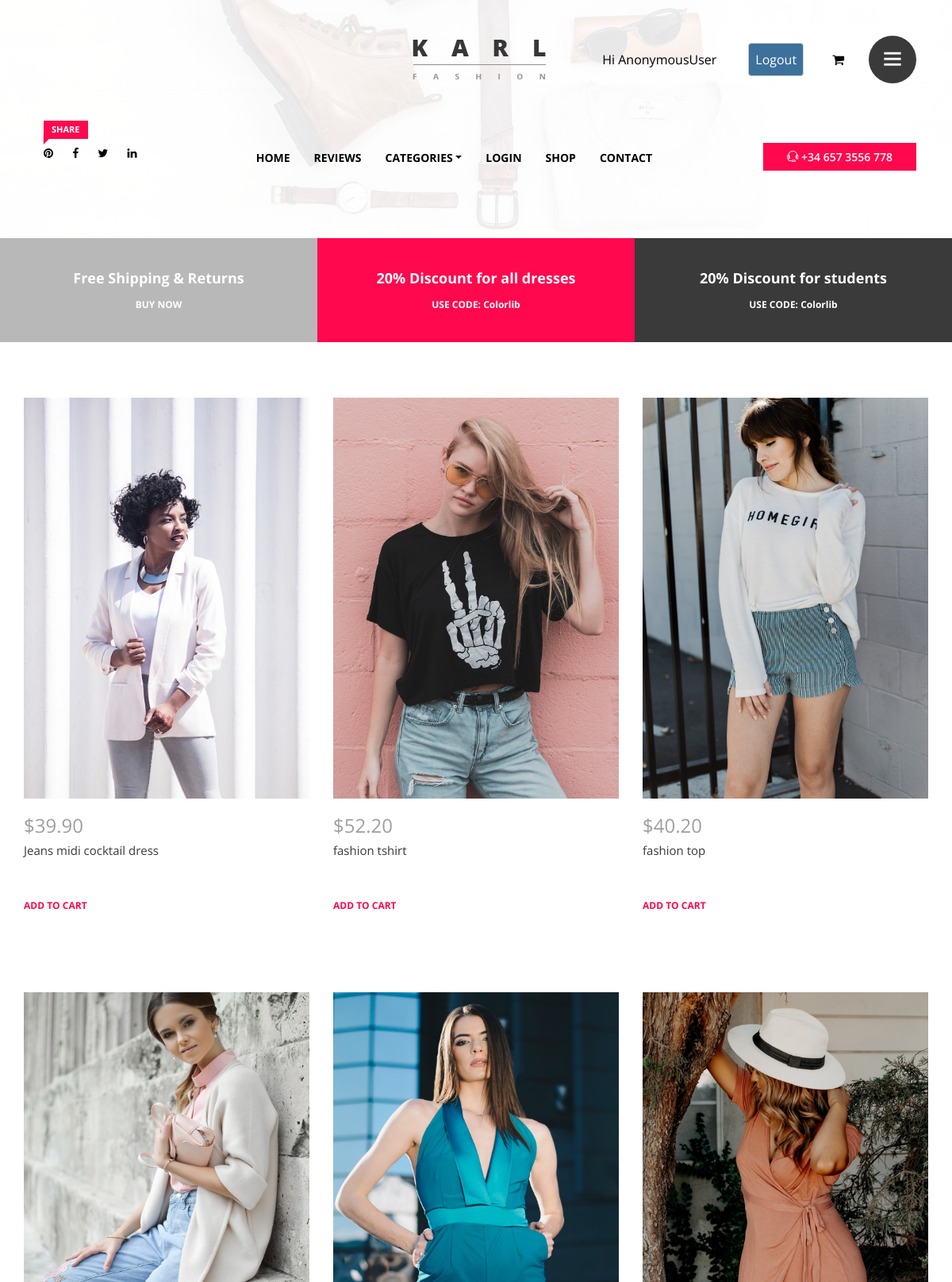
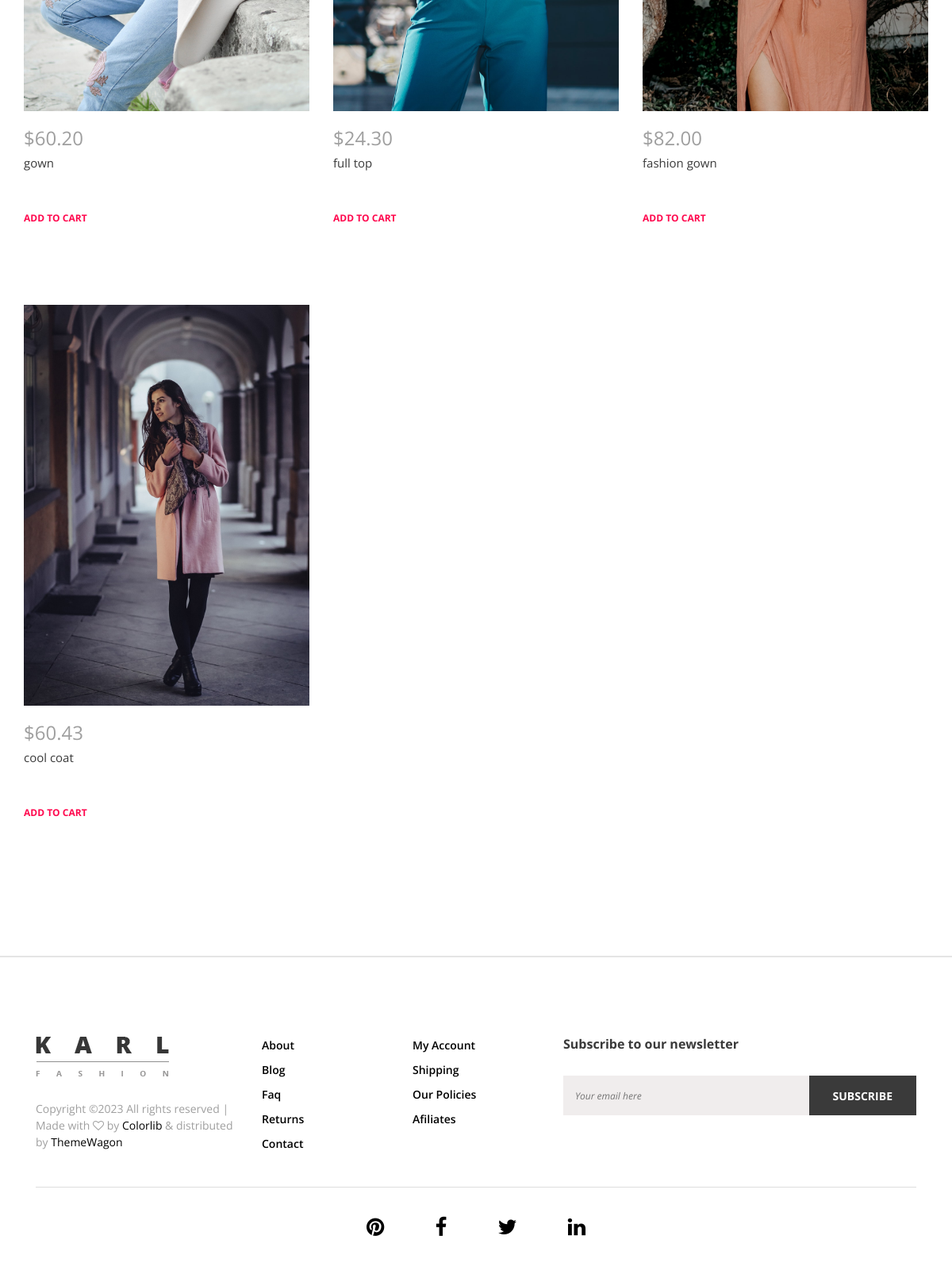
Page /category/woman on the committed database (2 pictures, top to bottom).
### karl_products/models.py (models this page shows, shortened)
class product(models.Model):
    name = models.CharField(max_length=30)
    price= models.DecimalField(max_digits=10, decimal_places=2)
    color = models.CharField(max_length=10)
    detail = models.TextField(max_length=1000)
    featured = models.BooleanField()
    slug = models.SlugField(default="", null=False)
    category_id = models.ForeignKey('category',on_delete=models.CASCADE , related_name='product')
    image = models.ImageField(upload_to='static/img/product-img/',default='static/img/product-img/product-1.jpg')

### karl_products/views.py (the view)
# urls.py: path('category/<str:cats>' , views.product_category , name='category'),
def product_category(request, cats):
    data = category.objects.all()
    product_cats = product.objects.filter(category_id__name=cats)
    return render(request , 'category.html' , {'product_cats': product_cats , 'category': data})

### karl_products/context_processors.py (called while the page is built)
def cart_count(request):
    cart = Cart.objects.filter(user=request.user.id, active=True).first()
    count = cart.products.count() if cart else 0
    return {'cart_count': count}

### karl_products/templates/category.html (shortened to what this page needs)
{% extends 'base.html' %}
{% block body %}
<body>
    <div class="container page-top-pad">
        <div class="row karl-new-arrivals">
            {% for i in product_cats %}
            <div class="col-12 col-sm-6 col-md-4 single_gallery_item women wow fadeInUpBig" data-wow-delay="0.2s">
                <a href="../single/{{ i.slug }}">
                <div class="product-img">
                   <img src="../{{ i.image }}" alt="" style="width: 100%; height: 505px;">
                </div>
                <div class="product-description">
                    <h4 class="product-price">${{ i.price }}</h4>
                    <p>{{ i.name }}</p>
                    <a href="#" class="add-to-cart-btn">ADD TO CART</a>
                </div>
            </a>
            </div>
            {% endfor %}
        </div>
    </div>
</body>
{% endblock body %}

### karl_products/templates/base.html (shortened to what this page needs)
{% load static %}
<!DOCTYPE html>
<html lang="en">
<head>
    <link rel="stylesheet" href="../static/includes/slick/slick-theme.css">
    <link rel="stylesheet" href="../static/includes/slick/slick.css">
    <link rel="stylesheet" href="{% static 'css/core-style.css' %}">
    <link rel="stylesheet" href="{% static 'css/style.css' %}">
    <link href="{% static 'css/responsive.css' %}" rel="stylesheet">
</head>
<body>
    <div class="catagories-side-menu">
        <div id="sideMenuClose">
        </div>
        <div class="nav-side-menu">
            <div class="menu-list">
                <h6>Categories</h6>
                <ul id="menu-content" class="menu-content collapse out">
                    {% for category in category %}
                    <li data-toggle="collapse" data-target="#footwear" class="collapsed">
                        <a href="/category/{{ category.name }}">{{ category.name }}</a>
                    </li>
                    {% endfor %}
                </ul>
            </div>
        </div>
    </div>
    <div id="wrapper">
        <header class="header_area background-overlay-white" style="background-image: url(../../static/img/bg-img/bg-1.jpg);">
            <div class="top_header_area">
                <div class="container h-100">
                    <div class="row h-100 align-items-center justify-content-end">
                        <div class="col-12 col-lg-7">
                            <div class="top_single_area d-flex align-items-center">
                                <div class="top_logo">
                                    <a href="/index"><img src="\static/img/core-img/logo.png" alt=""></a>
                                </div>
                                <div class="header-cart-menu d-flex align-items-center ml-auto">
                                    <p style="text-transform: capitalize; color: black;">Hi {{ request.user }}</p>
                                    <p class="para-signup"><a style="color: white;" href="{% url 'logout' %}">Logout</a></p>
                                    <div class="cart-icon">
                                        <a href="{% url 'cart' %}" class="nav-link">
                                            <i class="fa fa-shopping-cart"></i>
                                        </a>
                                      </div>
                                    <div class="header-right-side-menu ml-15">
                                        <a href="#" id="sideMenuBtn"><i class="ti-menu" aria-hidden="true"></i></a>
                                    </div>
                                </div>
                            </div>
                        </div>
                    </div>
                </div>
            </div>
            <div class="main_header_area">
                <div class="container h-100">
                    <div class="row h-100">
                        <div class="col-12 d-md-flex justify-content-between">
                            <div class="header-social-area">
                                <a href="#"><span class="karl-level">Share</span> <i class="fa fa-pinterest" aria-hidden="true"></i></a>
                                <a href="#"><i class="fa fa-facebook" aria-hidden="true"></i></a>
                                <a href="#"><i class="fa fa-twitter" aria-hidden="true"></i></a>
                                <a href="#"><i class="fa fa-linkedin" aria-hidden="true"></i></a>
                            </div>
                            <div class="main-menu-area">
                                <nav class="navbar navbar-expand-lg align-items-start">
                                    <div class="collapse navbar-collapse align-items-start collapse" id="karl-navbar">
                                        <ul class="navbar-nav animated" id="nav">
                                            <li class="nav-item active"><a class="nav-link" href="/index">Home</a></li>
                                            <li class="nav-item active"><a class="nav-link" href="/review">Reviews</a></li>
                                            <li class="nav-item dropdown">
                                                <a class="nav-link dropdown-toggle" href="" id="karlDropdown" role="button" data-toggle="dropdown" aria-haspopup="true" aria-expanded="false">Categories</a>
                                            </li>
                                            <li class="nav-item"><a class="nav-link" href="/login">Login</a></li>
                                            <li class="nav-item"><a class="nav-link" href="/shop">Shop</a></li>
                                            <li class="nav-item"><a class="nav-link" href="/contact">Contact</a></li>
                                        </ul>
                                    </div>
                                </nav>
                            </div>
                            <div class="help-line">
                                <a href="tel:+346573556778"><i class="ti-headphone-alt"></i> +34 657 3556 778</a>
                            </div>
                        </div>
                    </div>
                </div>
            </div>
        </header>
        <section class="top-discount-area d-md-flex align-items-center">
            <div class="single-discount-area">
                <h5>Free Shipping &amp; Returns</h5>
                <h6><a href="#">BUY NOW</a></h6>
            </div>
            <div class="single-discount-area">
                <h5>20% Discount for all dresses</h5>
                <h6>USE CODE: Colorlib</h6>
            </div>
            <div class="single-discount-area">
                <h5>20% Discount for students</h5>
                <h6>USE CODE: Colorlib</h6>
            </div>
        </section>
{% block body %}{% endblock body %}
   <footer class="footer_area">
    <div class="container">
        <div class="row">
            <div class="col-12 col-md-6 col-lg-3">
                <div class="single_footer_area">
                    <div class="footer-logo">
                        <img src="\static/img/core-img/logo.png" alt="">
                    </div>
                    <div class="copywrite_text d-flex align-items-center">
                        <p>
Copyright &copy;<script>document.write(new Date().getFullYear());</script> All rights reserved | Made with <i class="fa fa-heart-o" aria-hidden="true"></i> by <a href="https://colorlib.com" target="_blank">Colorlib</a> &amp; distributed by <a href="https://themewagon.com" target="_blank">ThemeWagon</a>
</p>
                    </div>
                </div>
            </div>
            <div class="col-12 col-sm-6 col-md-3 col-lg-2">
                <div class="single_footer_area">
                    <ul class="footer_widget_menu">
                        <li><a href="#">About</a></li>
                        <li><a href="#">Blog</a></li>
                        <li><a href="#">Faq</a></li>
                        <li><a href="#">Returns</a></li>
                        <li><a href="/contact">Contact</a></li>
                    </ul>
                </div>
            </div>
            <div class="col-12 col-sm-6 col-md-3 col-lg-2">
                <div class="single_footer_area">
                    <ul class="footer_widget_menu">
                        <li><a href="#">My Account</a></li>
                        <li><a href="#">Shipping</a></li>
                        <li><a href="#">Our Policies</a></li>
                        <li><a href="#">Afiliates</a></li>
                    </ul>
                </div>
            </div>
            <div class="col-12 col-lg-5">
                <div class="single_footer_area">
                    <div class="footer_heading mb-30">
                        <h6>Subscribe to our newsletter</h6>
                    </div>
                    <div class="subscribtion_form">
                        <form action="#" method="post">
                            <input type="email" name="mail" class="mail" placeholder="Your email here">
                            <button type="submit" class="submit">Subscribe</button>
                        </form>
                    </div>
                </div>
            </div>
        </div>
        <div class="line"></div>
        <div class="footer_bottom_area">
            <div class="row">
                <div class="col-12">
                    <div class="footer_social_area text-center">
                        <a href="#"><i class="fa fa-pinterest" aria-hidden="true"></i></a>
                        <a href="#"><i class="fa fa-facebook" aria-hidden="true"></i></a>
                        <a href="#"><i class="fa fa-twitter" aria-hidden="true"></i></a>
                        <a href="#"><i class="fa fa-linkedin" aria-hidden="true"></i></a>
                    </div>
                </div>
            </div>
        </div>
    </div>
</footer>
</div>

### rows in the picture
product: image (picture), price "39.90", name "Jeans midi cocktail dress"
product: image (picture), price "52.20", name "fashion tshirt"
product: image (picture), price "40.20", name "fashion top"
product: image (picture), price "60.20", name "gown"
product: image (picture), price "24.30", name "full top"
product: image (picture), price "82.00", name "fashion gown"
product: image (picture), price "60.43", name "cool coat"

### other values in the picture
{{ request.user }} "AnonymousUser"
